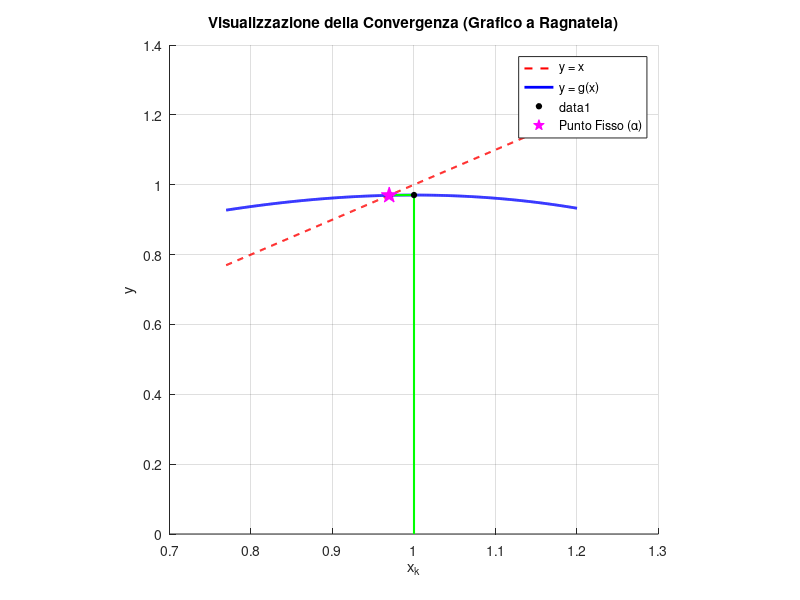

The MATLAB source for this figure:
% =========================================================================
% METODO DEL PUNTO FISSO CON GRAFICO A RAGNATELA (COBWEB PLOT)
% =========================================================================
clear; clc; close all;
format long; % Imposta la visualizzazione interna di MATLAB ad alta precisione

% 1. DEFINIZIONE DELLA FUNZIONE g(x) (Corretto l'operatore di divisione vettoriale)
g = @(x) ((x.^3+log(x+2)-2)*(-3/10))+x;

% 2. PARAMETRI DI INPUT (Modificato x0 per evitare i numeri complessi della radice)
x0 = 1;           % Punto iniziale positivo e sicuro
tol = 1e-12;      % Tolleranza ad alta precisione
max_iter = 150;    % Numero massimo di iterazioni per il grafico

% 3. ALLOCAZIONE VETTORI PER MEMORIZZARE I PASSI
X = zeros(1, max_iter);
X(1) = x0;
iter = 0;
errore = Inf;

% =========================================================================
% 4. LOOP ITERATIVO (Calcolo numerico con controllo di divergenza)
% =========================================================================
diverge = false; 

while (errore > tol) && (iter < max_iter-1)
    iter = iter + 1;
    prossimo_x = g(X(iter));
    
    % CONTROLLO DI SICUREZZA 1: Se il valore è Inf, NaN o complesso
    if isnan(prossimo_x) || isinf(prossimo_x) || ~isreal(prossimo_x) || abs(prossimo_x) > 1e10
        diverge = true;
        break; 
    end
    
    X(iter+1) = prossimo_x;
    
    % CONTROLLO DI SICUREZZA 2: Controllo esplosione errore
    nuovo_errore = abs(X(iter+1) - X(iter));
    if iter > 1 && nuovo_errore > errore * 10 
        diverge = true;
        errore = nuovo_errore;
        break;
    end
    
    errore = nuovo_errore;
end

% Tagliamo i vettori alle iterazioni effettivamente calcolate
X = X(1:iter+1);

% Stampa dei risultati nella Command Window (Mostra 12 cifre decimali)
fprintf('---------------------------------------------------\n');
if diverge
    warning('ATTENZIONE: Il metodo sta DIVERGENDO o ha calcolato valori non ammissibili!');
    fprintf('Il calcolo è stato arrestato alla iterazione %d.\n', iter);
elseif iter >= max_iter-1 && errore > tol
    warning('Il metodo non è giunto a convergenza nel numero massimo di iterazioni consentite.');
    fprintf('Ultimo valore calcolato: %1.12f (Errore rimasto: %1.2e)\n', X(end), errore);
else
    fprintf('Il metodo è CONVERGSO con successo!\n');
    fprintf('Punto fisso trovato: %1.12f in %d iterazioni.\n', X(end), iter);
end
fprintf('---------------------------------------------------\n');

% =========================================================================
% 5. PARTE GRAFICA (Semplificata in sicurezza poiché X contiene solo valori positivi)
% =========================================================================
if ~diverge
    figure('Name', 'Analisi di Convergenza - Punto Fisso', 'NumberTitle', 'off');
    hold on; grid on;

    % Definiamo un intervallo degli assi pulito intorno ai punti calcolati
    % Poiché x0 > 0, min(X) rimarrà saldamente sopra lo zero, evitando i C.E. pericolosi
    xmin = max(min(X) - 0.2, 0.01); 
    xmax = max(X) + 0.2;
    x_plot = linspace(xmin, xmax, 500);

    % Disegno la bisettrice y = x (in rosso tratteggiato)
    plot(x_plot, x_plot, 'r--', 'LineWidth', 1.5, 'DisplayName', 'y = x');

    % Disegno la curva y = g(x) (in blu)
    plot(x_plot, g(x_plot), 'b-', 'LineWidth', 2, 'DisplayName', 'y = g(x)');

    % Disegno l'andamento iterativo (La Ragnatela)
    for k = 1:iter
        % Segmento verticale: da (x_k, x_k) a (x_k, x_k+1) cioè su y=g(x)
        % Aggiunto 'HandleVisibility', 'off' per non intasare la legenda
        if k == 1
            plot([X(k), X(k)], [0, X(k+1)], 'g-', 'LineWidth', 1.5, 'HandleVisibility', 'off'); 
        else
            plot([X(k), X(k)], [X(k), X(k+1)], 'g-', 'LineWidth', 1.5, 'HandleVisibility', 'off');
        end
        pause(0.1); % Ridotto leggermente il tempo per non annoiarsi se le iterazioni sono tante!
        
        % Segmento orizzontale: da (x_k, x_k+1) a (x_k+1, x_k+1) cioè sulla bisettrice
        plot([X(k), X(k+1)], [X(k+1), X(k+1)], 'g-', 'LineWidth', 1.5, 'HandleVisibility', 'off');
        pause(0.1);
    end

    % Evidenzio i punti di scatto con dei pallini neri
    plot(X(1:end-1), X(2:end), 'ko', 'MarkerFaceColor', 'k', 'MarkerSize', 4);

    % Evidenzio il punto fisso finale con una stella magica
    plot(X(end), X(end), 'mp', 'MarkerFaceColor', 'm', 'MarkerSize', 12, 'DisplayName', 'Punto Fisso (\alpha)');

    % Abbellimenti del grafico
    xlabel('x_k');
    ylabel('y');
    title('Visualizzazione della Convergenza (Grafico a Ragnatela)');
    legend('Location', 'best');
    axis square;
    hold off;
end
